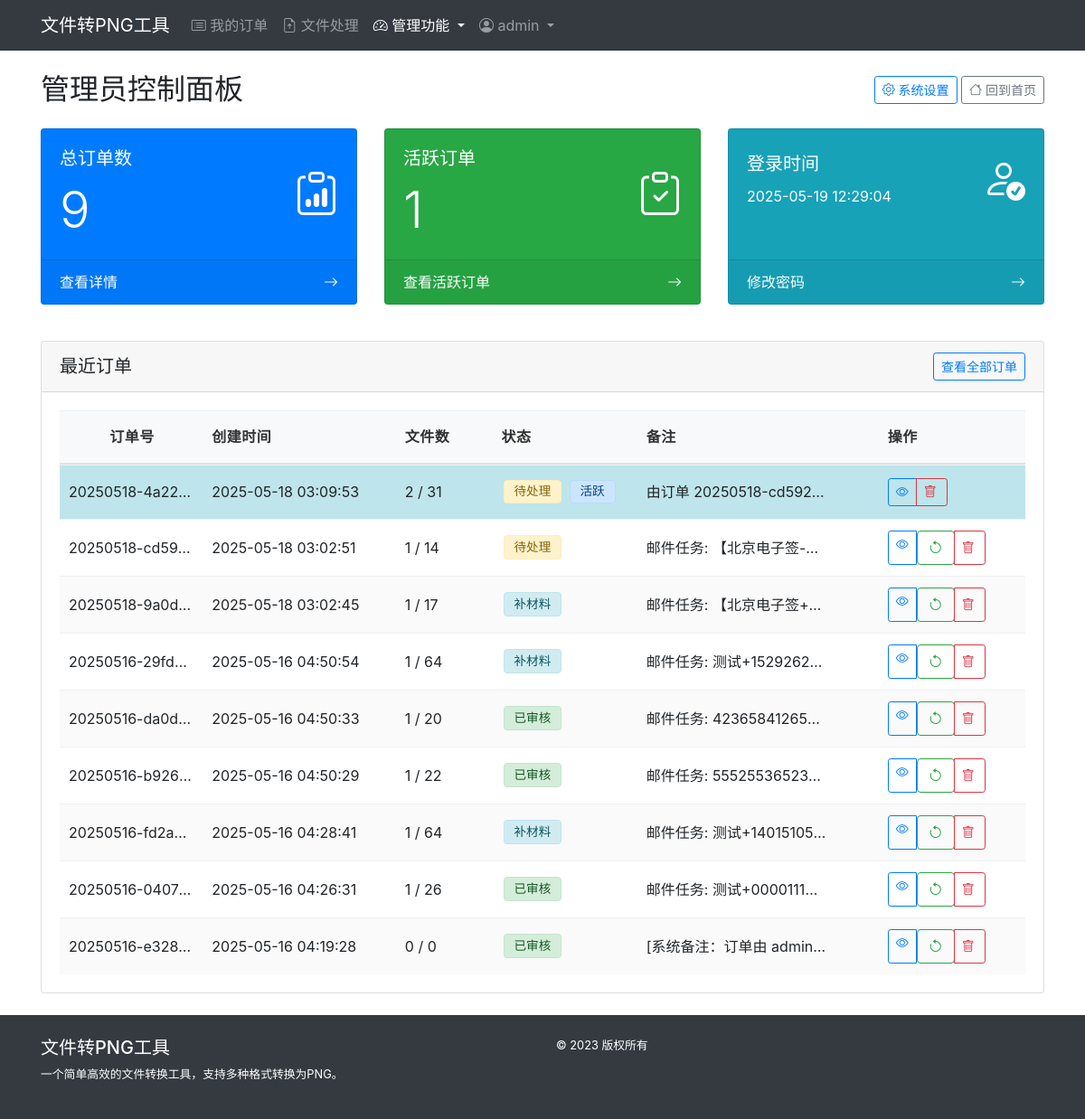
The app's page /admin/ (signed in), older data.
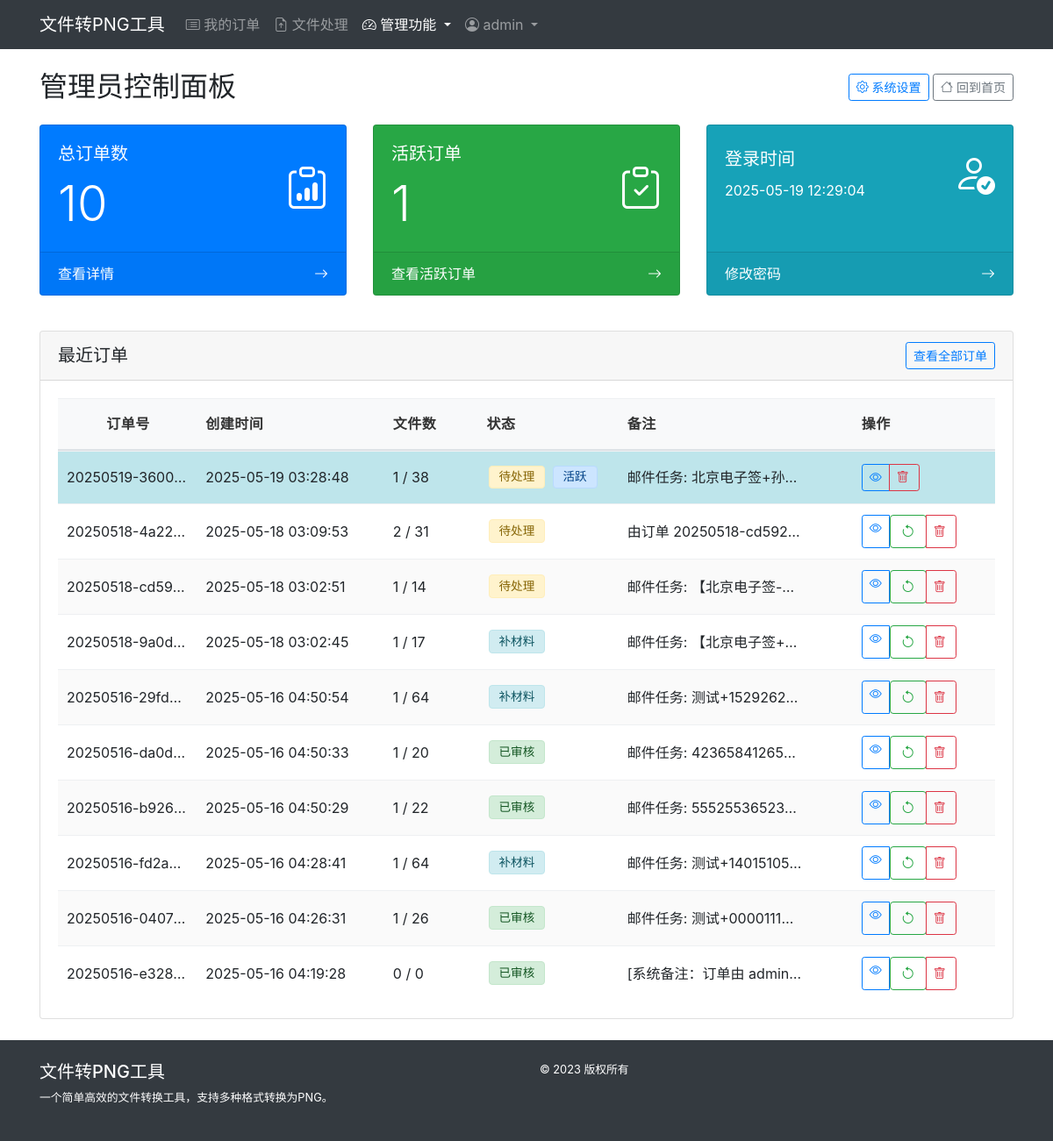
The same page, newer data.
### models.py (models this page shows, shortened)
class AdminUser(db.Model):
    __tablename__ = 'admin_user'  # 显式指定表名
    id = db.Column(db.Integer, primary_key=True)
    username = db.Column(db.String(50), unique=True, nullable=False)
    password_hash = db.Column(db.String(128), nullable=False)
    is_admin = db.Column(db.Boolean, default=False)  # 默认为普通用户
    email = db.Column(db.String(100), nullable=True)
    full_name = db.Column(db.String(100), nullable=True)
    created_at = db.Column(db.DateTime, default=datetime.datetime.utcnow)
    last_login = db.Column(db.DateTime, nullable=True)
    is_active = db.Column(db.Boolean, default=True)  # 账户是否激活

class Order(db.Model):
    __tablename__ = 'orders'  # 显式指定表名，避免使用SQL保留字'order'
    id = db.Column(db.Integer, primary_key=True)
    order_number = db.Column(db.String(32), unique=True, nullable=False)
    created_at = db.Column(db.DateTime, default=datetime.datetime.utcnow)
    updated_at = db.Column(db.DateTime, default=datetime.datetime.utcnow, onupdate=datetime.datetime.utcnow)
    is_active = db.Column(db.Boolean, default=True)  # 保留此字段以兼容现有代码
    STATUS_PENDING = 'pending'      # 待处理
    STATUS_MATERIAL = 'material'    # 补材料
    STATUS_REVIEWED = 'reviewed'    # 已审核
    STATUS_ACTIVE = 'active'        # 活跃
    STATUS_ARCHIVED = 'archived'    # 归档
    status = db.Column(db.String(20), default=STATUS_PENDING)  # 默认为待处理状态
    note = db.Column(db.Text, nullable=True)
    is_merged = db.Column(db.Boolean, default=False)  # 是否为合并订单
    merged_from = db.Column(db.Text, nullable=True)   # 存储源订单号，以逗号分隔
    user_id = db.Column(db.Integer, db.ForeignKey('admin_user.id'), nullable=True)
    user = db.relationship('AdminUser', backref='orders')
    email_id = db.Column(db.Integer, db.ForeignKey('emails.id'), nullable=True)
    files = db.relationship('UploadedFile', backref='order', lazy=True, cascade="all, delete-orphan")
    conversions = db.relationship('ConvertedFile', backref='order', lazy=True, cascade="all, delete-orphan")
    @property
    def status_display(self):
        status_map = {
            self.STATUS_PENDING: '待处理',
            self.STATUS_MATERIAL: '补材料',
            self.STATUS_REVIEWED: '已审核',
            self.STATUS_ACTIVE: '活跃',
            self.STATUS_ARCHIVED: '归档'
        }
        return status_map.get(self.status, '未知状态')

### app/admin/routes.py (the view)
@admin_bp.route('/')
@admin_required
def index():
    orders_count = Order.query.count()
    active_orders = Order.query.filter_by(is_active=True).count()
    recent_orders = Order.query.order_by(Order.created_at.desc()).limit(10).all()
    return render_template('admin/index.html',
                          orders_count=orders_count,
                          active_orders=active_orders,
                          recent_orders=recent_orders)

### app/templates/admin/index.html (shortened to what this page needs)
{% extends "base.html" %}
{% block content %}
<div class="row">
    <div class="col-12 mb-4">
        <div class="d-flex justify-content-between align-items-center">
            <h2 class="mb-0">管理员控制面板</h2>
            <div>
                <a href="{{ url_for('admin.settings') }}" class="btn btn-sm btn-outline-primary">
                    <i class="bi bi-gear"></i> 系统设置
                </a>
                <a href="{{ url_for('main.index') }}" class="btn btn-sm btn-outline-secondary ms-2">
                    <i class="bi bi-house"></i> 回到首页
                </a>
            </div>
        </div>
    </div>
    <div class="col-12 mb-4">
        <div class="row">
            <div class="col-md-4 mb-3">
                <div class="card bg-primary text-white h-100">
                    <div class="card-body">
                        <div class="d-flex justify-content-between align-items-center">
                            <div>
                                <h5 class="card-title">总订单数</h5>
                                <h2 class="display-4 fw-bold mb-0">{{ orders_count }}</h2>
                            </div>
                            <i class="bi bi-clipboard-data" style="font-size: 3rem;"></i>
                        </div>
                    </div>
                    <div class="card-footer d-flex align-items-center justify-content-between">
                        <a href="{{ url_for('admin.orders') }}" class="text-white text-decoration-none">查看详情</a>
                        <i class="bi bi-arrow-right text-white"></i>
                    </div>
                </div>
            </div>
            <div class="col-md-4 mb-3">
                <div class="card bg-success text-white h-100">
                    <div class="card-body">
                        <div class="d-flex justify-content-between align-items-center">
                            <div>
                                <h5 class="card-title">活跃订单</h5>
                                <h2 class="display-4 fw-bold mb-0">{{ active_orders }}</h2>
                            </div>
                            <i class="bi bi-clipboard-check" style="font-size: 3rem;"></i>
                        </div>
                    </div>
                    <div class="card-footer d-flex align-items-center justify-content-between">
                        <a href="{{ url_for('orders.index') }}" class="text-white text-decoration-none">查看活跃订单</a>
                        <i class="bi bi-arrow-right text-white"></i>
                    </div>
                </div>
            </div>
            <div class="col-md-4 mb-3">
                <div class="card bg-info text-white h-100">
                    <div class="card-body">
                        <div class="d-flex justify-content-between align-items-center">
                            <div>
                                <h5 class="card-title">登录时间</h5>
                                <p class="mb-0">{{ session.get('last_login', now).strftime('%Y-%m-%d %H:%M:%S') }}</p>
                            </div>
                            <i class="bi bi-person-check" style="font-size: 3rem;"></i>
                        </div>
                    </div>
                    <div class="card-footer d-flex align-items-center justify-content-between">
                        <a href="{{ url_for('admin.change_password') }}" class="text-white text-decoration-none">修改密码</a>
                        <i class="bi bi-arrow-right text-white"></i>
                    </div>
                </div>
            </div>
        </div>
    </div>
    <div class="col-12">
        <div class="card">
            <div class="card-header d-flex justify-content-between align-items-center">
                <h5 class="mb-0">最近订单</h5>
                <a href="{{ url_for('admin.orders') }}" class="btn btn-sm btn-outline-primary">
                    查看全部订单
                </a>
            </div>
            <div class="card-body">
                {% if recent_orders %}
                <div class="table-responsive">
                    <table class="table table-hover table-striped">
                        <thead>
                            <tr>
                                <th style="width: 15%;">订单号</th>
                                <th style="width: 20%;">创建时间</th>
                                <th style="width: 10%;">文件数</th>
                                <th style="width: 15%;">状态</th>
                                <th style="width: 25%;">备注</th>
                                <th style="width: 15%;">操作</th>
                            </tr>
                        </thead>
                        <tbody>
                            {% for order in recent_orders %}
                            <tr class="{{ 'table-info' if order.is_active else '' }}">
                                <td>
                                    <div class="text-truncate" title="{{ order.order_number }}">{{ order.order_number }}</div>
                                </td>
                                <td>{{ order.created_at.strftime('%Y-%m-%d %H:%M:%S') }}</td>
                                <td>{{ order.files|length }} / {{ order.conversions|length }}</td>
                                <td>
                                    {% if order.status == order.STATUS_PENDING %}
                                    <span class="badge bg-warning">{{ order.status_display }}</span>
                                    {% elif order.status == order.STATUS_MATERIAL %}
                                    <span class="badge bg-info">{{ order.status_display }}</span>
                                    {% elif order.status == order.STATUS_REVIEWED %}
                                    <span class="badge bg-success">{{ order.status_display }}</span>
                                    {% else %}
                                    <span class="badge bg-secondary">{{ order.status_display }}</span>
                                    {% endif %}
                                    {% if order.is_active %}
                                    <span class="badge bg-primary">活跃</span>
                                    {% endif %}
                                </td>
                                <td>
                                    <div class="text-truncate" style="max-width: 200px;" title="{{ order.note }}">{{ order.note or '-' }}</div>
                                </td>
                                <td>
                                    <div class="btn-group btn-group-sm">
                                        <a href="{{ url_for('orders.view_order', order_number=order.order_number) }}" class="btn btn-outline-primary">
                                            <i class="bi bi-eye"></i>
                                        </a>
                                        {% if not order.is_active %}
                                        <form action="{{ url_for('orders.activate_order', order_number=order.order_number) }}" method="post" class="d-inline">
                                            <button type="submit" class="btn btn-outline-success" title="回滚到此订单" onclick="return confirm('确定要回滚到此订单吗？这将恢复该订单的所有文件并替换当前工作环境！');">
                                                <i class="bi bi-arrow-counterclockwise"></i>
                                            </button>
                                        </form>
                                        {% endif %}
                                        <button type="button" class="btn btn-outline-danger btn-delete-order" title="删除订单" data-order-number="{{ order.order_number }}">
                                            <i class="bi bi-trash"></i>
                                        </button>
                                    </div>
                                </td>
                            </tr>
                            {% endfor %}
                        </tbody>
                    </table>
                </div>
                {% else %}
                <div class="alert alert-info">
                    <p class="mb-0">暂无订单记录</p>
                </div>
                {% endif %}
            </div>
        </div>
    </div>
</div>
{% endblock %}

### app/templates/base.html (shortened to what this page needs)
<!DOCTYPE html>
<html lang="zh-CN">
<head>
    <link rel="stylesheet" href="https://cdn.jsdelivr.net/npm/bootstrap@4.6.0/dist/css/bootstrap.min.css">
    <link rel="stylesheet" href="https://cdn.jsdelivr.net/npm/bootstrap-icons@1.10.0/font/bootstrap-icons.css">
    <link rel="stylesheet" href="{{ url_for('static', filename='style.css') }}">
</head>
<body>
    <nav class="navbar navbar-expand-lg navbar-dark bg-dark">
        <div class="container">
            <a class="navbar-brand" href="{{ url_for('main.index') }}">文件转PNG工具</a>
            <div class="collapse navbar-collapse" id="navbarSupportedContent">
                <ul class="navbar-nav me-auto mb-2 mb-lg-0">
                    {% if session.get('admin_id') %}
                    <li class="nav-item">
                        <a class="nav-link {% if request.path == '/orders/' %}active{% endif %}" href="{{ url_for('orders.index') }}">
                            <i class="bi bi-card-list"></i> 我的订单
                        </a>
                    </li>
                    {% set current_user_id = session.get('admin_id') %}
                    {% set active_order = get_active_order(current_user_id) %}
                    <li class="nav-item">
                        {% if active_order %}
                        <a class="nav-link {% if request.path == '/' %}active{% endif %}" href="{{ url_for('main.index') }}">
                            <i class="bi bi-file-earmark-arrow-up"></i> 文件处理
                        </a>
                        {% else %}
                        <a class="nav-link disabled" href="#" tabindex="-1" aria-disabled="true">
                            <i class="bi bi-file-earmark-arrow-up"></i> 文件处理 <small>(请先激活订单)</small>
                        </a>
                        {% endif %}
                    </li>
                    {% if session.get('admin_id') and get_current_user() and get_current_user().is_admin %}
                    <li class="nav-item dropdown">
                        <a class="nav-link dropdown-toggle {% if request.path.startswith('/admin') %}active{% endif %}" href="#" id="adminDropdown" role="button" data-toggle="dropdown" aria-expanded="false">
                            <i class="bi bi-speedometer2"></i> 管理功能
                        </a>
                    </li>
                    {% endif %}
                    {% endif %}
                </ul>
                <ul class="navbar-nav">
                    {% if session.get('admin_id') %}
                    <li class="nav-item dropdown">
                        <a class="nav-link dropdown-toggle" href="#" id="userDropdown" role="button" data-toggle="dropdown" aria-expanded="false">
                            <i class="bi bi-person-circle"></i>
                            {{ session.get('admin_username', '用户') }}
                        </a>
                    </li>
                    {% else %}
                    <li class="nav-item">
                        <a class="nav-link" href="{{ url_for('admin.login') }}">
                            <i class="bi bi-box-arrow-in-right"></i> 登录
                        </a>
                    </li>
                    {% endif %}
                </ul>
            </div>
        </div>
    </nav>
    <div class="container my-4">
        {% block content %}{% endblock %}
    </div>
    <footer class="bg-dark text-white py-4 mt-4">
        <div class="container">
            <div class="row">
                <div class="col-md-6">
                    <h5>文件转PNG工具</h5>
                    <p class="small">一个简单高效的文件转换工具，支持多种格式转换为PNG。</p>
                </div>
                <div class="col-md-6 text-md-end">
                    <p class="small mb-0">&copy; 2023 版权所有</p>
                </div>
            </div>
        </div>
    </footer>
</body>
</html>

Row changes from the older to the newer data that the page shows:
added Order: order_number "20250519-3600…", created_at "2025-05-19 03:28:48", files|length "1", conversions|length "38", status_display "待处理", is_active "活跃", note "邮件任务: 北京电子签+孙…"
changed Order "由订单 20250518-cd592…": no longer shows "活跃"
Text that changed along with them:
{{ orders_count }}: "9" → "10"
